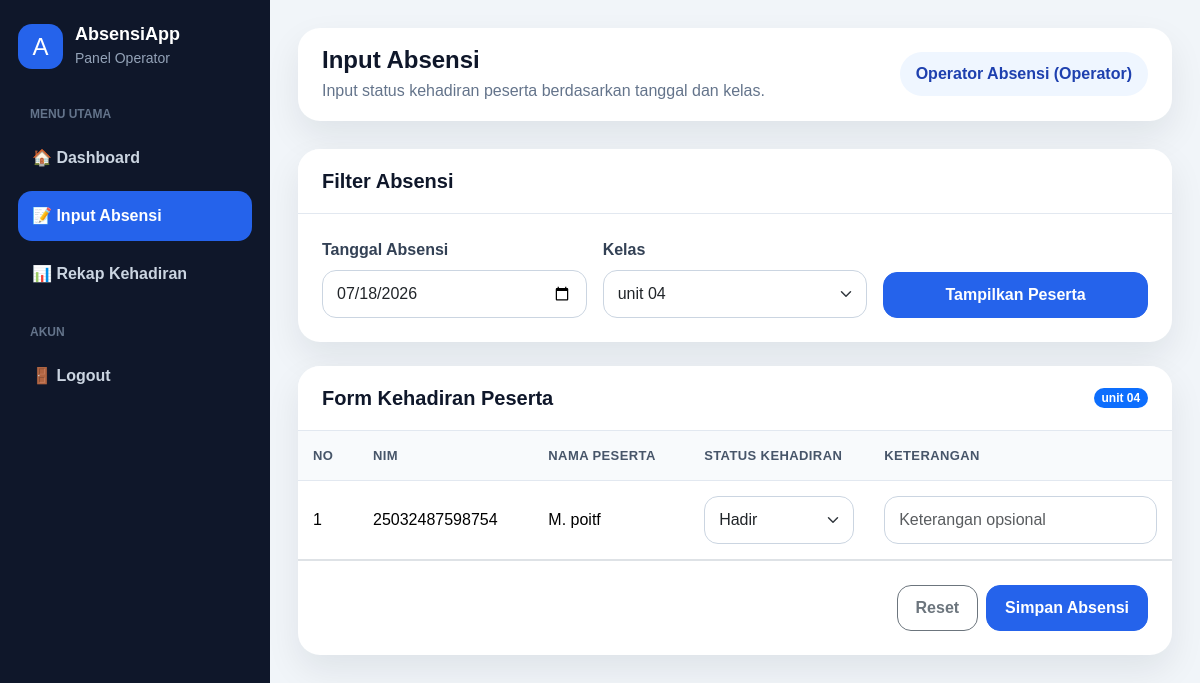
Page /absensi.php?kelas=unit 04 (signed in) on the committed database.
### tables this page shows
CREATE TABLE `peserta` (
  `id_peserta` int(11) NOT NULL,
  `nim` varchar(30) NOT NULL,
  `nama_peserta` varchar(100) NOT NULL,
  `jenis_kelamin` enum('L','P') NOT NULL,
  `kelas` varchar(50) NOT NULL,
  `prodi` varchar(100) DEFAULT NULL,
  `no_hp` varchar(20) DEFAULT NULL,
  `alamat` text DEFAULT NULL,
  `status_peserta` enum('aktif','nonaktif') DEFAULT 'aktif',
  `created_at` timestamp NOT NULL DEFAULT current_timestamp()
);

### absensi.php (the view, shortened to what this page needs)
<?php
include "koneksi.php";
$nama = $_SESSION['nama_lengkap'];
$role = $_SESSION['role'];
$halaman="absensi";
$tanggal = isset($_GET['tanggal']) ? $_GET['tanggal'] : date('Y-m-d');
$kelas = isset($_GET['kelas']) ? $_GET['kelas'] : '';
?>
<!DOCTYPE html>
<html lang="id">
<head>
    <link href="https://cdn.jsdelivr.net/npm/bootstrap@5.3.8/dist/css/bootstrap.min.css" rel="stylesheet">
    <link rel="stylesheet" href="assets/css/style.css">
</head>
<body>
<div class="app-layout">
    <aside class="sidebar">
        <div class="logo">
            <div class="logo-box">A</div>
            <div>
                <h4>AbsensiApp</h4>
                <small>
                Panel <?= ucfirst($role); ?>
                </small>
            </div>
        </div>
        <div class="menu-label">Menu Utama</div>
        <ul class="nav-menu">
        <li>
        <a href="dashboard.php" class="<?= ($halaman=='dashboard')?'active':'' ?>">🏠 Dashboard
        </a>
        </li>
        <li>
        <a href="absensi.php" class="<?= ($halaman=='absensi')?'active':'' ?>">📝 Input Absensi
        </a>
        </li>
        <li>
        <a href="rekap.php" class="<?= ($halaman=='rekap')?'active':'' ?>">📊 Rekap Kehadiran
        </a>
        </li>
        </ul>
        <div class="menu-label">Akun</div>
        <ul class="nav-menu">
            <li><a href="logout.php">🚪 Logout</a></li>
        </ul>
    </aside>
    <main class="main-content">
        <div class="topbar">
    <div>
        <h2>Input Absensi</h2>
        <p>Input status kehadiran peserta berdasarkan tanggal dan kelas.</p>
    </div>
    <div class="user-pill">
        <?= $nama; ?> (<?= ucfirst($role); ?>)
    </div>
</div>
        <div class="content-card mb-4">
            <div class="card-header">
                <h5>Filter Absensi</h5>
            </div>
            <div class="card-body">
                <form method="GET">
                    <div class="row g-3">
                        <div class="col-md-4">
                            <label class="form-label">Tanggal Absensi</label>
                            <input
                            type="date"
                            class="form-control"
                            name="tanggal"
                            value="<?= isset($_GET['tanggal']) ? $_GET['tanggal'] : date('Y-m-d'); ?>">
                        </div>
                        <div class="col-md-4">
                            <label class="form-label">Kelas</label>
                            <select class="form-select" name="kelas">
                            <?php
                            $kelasQuery = mysqli_query($conn,
                            "SELECT DISTINCT kelas FROM peserta
                            WHERE status_peserta='aktif'");
                            while($k = mysqli_fetch_assoc($kelasQuery)){
                            ?>
                            <option value="<?= $k['kelas']; ?>"
                            <?= ($kelas == $k['kelas']) ? 'selected' : ''; ?>>
                            <?= $k['kelas']; ?>
                            </option>
                            <?php } ?>
                            </select>
                        </div>
                        <div class="col-md-4 d-flex align-items-end">
                            <button type="submit" class="btn btn-primary w-100">
                                Tampilkan Peserta
                            </button>
                        </div>
                    </div>
                </form>
            </div>
        </div>
        <div class="content-card">
            <div class="card-header d-flex justify-content-between align-items-center">
                <h5>Form Kehadiran Peserta</h5>
                <span class="badge bg-primary rounded-pill">
                <?= $kelas ? $kelas : 'Belum dipilih'; ?>
                </span>
            </div>
            <div class="card-body p-0">
                <form action="absensi.php" method="post">
                    <div class="table-responsive">
                        <table class="table table-hover">
                            <thead>
                                <tr>
                                    <th width="60">No</th>
                                    <th>NIM</th>
                                    <th>Nama Peserta</th>
                                    <th width="180">Status Kehadiran</th>
                                    <th>Keterangan</th>
                                </tr>
                            </thead>
                            <tbody>
                            <?php if ($kelas == "") { ?>
                                <tr>
                                    <td colspan="5" class="text-center py-4">
                                        Silakan pilih unit terlebih dahulu.
                                    </td>
                                </tr>
                            <?php } else {
                                $no = 1;
                                $data = mysqli_query($conn, "
                                    SELECT * FROM peserta
                                    WHERE kelas='$kelas'
                                    AND status_peserta='aktif'
                                ");
                                while ($d = mysqli_fetch_assoc($data)) {
                                    $cekAbsen = mysqli_query($conn, "
                                        SELECT * FROM absensi
                                        WHERE id_peserta='".$d['id_peserta']."'
                                        AND tanggal='$tanggal'
                                    ");
                                    $absen = mysqli_fetch_assoc($cekAbsen);
                                    $statusAbsen = $absen['status_kehadiran'] ?? 'hadir';
                                    $ket = $absen['keterangan'] ?? '';
                            ?>
                                <tr>
                                    <td><?= $no++; ?></td>
                                    <td><?= $d['nim']; ?></td>
                                    <td><?= $d['nama_peserta']; ?></td>
                                    <td>
                                        <select class="form-select"
                                            name="status[<?= $d['id_peserta']; ?>]">
                                            <option value="hadir"
                                                <?= ($statusAbsen == 'hadir') ? 'selected' : ''; ?>>
                                                Hadir
                                            </option>
                                        </select>
                                    </td>
                                    <td>
                                        <input
                                            type="text"
                                            class="form-control"
                                            name="keterangan[<?= $d['id_peserta']; ?>]"
                                            value="<?= $ket; ?>"
                                            placeholder="Keterangan opsional">
                                    </td>
                                </tr>
                            <?php }
                            } ?>
                        </tbody>
                        </table>
                    </div>
                    <div class="p-4 border-top d-flex justify-content-end gap-2">
                        <button type="reset" class="btn btn-outline-secondary">
                            Reset
                        </button>
                        <?php if ($kelas != "") { ?>
                        <button type="submit" name="simpan" class="btn btn-primary">
                            Simpan Absensi
                        </button>
                        <?php } ?>
                    </div>
                </form>
            </div>
        </div>
    </main>
</div>
</body>
</html>

### assets/css/style.css (style rules this page uses)
:root { --primary: #2563eb; --primary-dark: #1e40af; --secondary: #64748b; --success: #16a34a; --warning: #f59e0b; --danger: #dc2626; --info: #0891b2; --dark: #0f172a; --light: #f8fafc; --soft-blue: #eff6ff; --border: #e2e8f0; --card-shadow: 0 15px 35px rgba(15, 23, 42, 0.08); }
* { box-sizing: border-box; }
body { font-family: Arial, Helvetica, sans-serif; background: #f1f5f9; color: #1e293b; margin: 0; }
a { text-decoration: none; }
.app-layout { display: flex; min-height: 100vh; }
.sidebar { width: 270px; background: #0f172a; color: white; padding: 24px 18px; position: fixed; min-height: 100vh; }
.sidebar .logo { display: flex; align-items: center; gap: 12px; margin-bottom: 35px; }
.logo-box { width: 45px; height: 45px; border-radius: 14px; background: #2563eb; display: flex; align-items: center; justify-content: center; font-size: 24px; }
.sidebar .logo h4 { margin: 0; font-size: 18px; font-weight: 800; }
.sidebar .logo small { color: #94a3b8; }
.menu-label { color: #64748b; font-size: 12px; text-transform: uppercase; font-weight: 700; margin: 24px 12px 10px; }
.nav-menu { list-style: none; padding: 0; margin: 0; }
.nav-menu li { margin-bottom: 8px; }
.nav-menu a { color: #cbd5e1; display: flex; align-items: center; gap: 12px; padding: 13px 14px; border-radius: 14px; font-weight: 600; transition: 0.2s ease; }
.nav-menu a:hover, .nav-menu a.active { background: #2563eb; color: white; }
.main-content { margin-left: 270px; width: calc(100% - 270px); padding: 28px; }
.topbar { background: white; border-radius: 22px; padding: 18px 24px; box-shadow: var(--card-shadow); display: flex; align-items: center; justify-content: space-between; margin-bottom: 28px; }
.topbar h2 { font-weight: 800; font-size: 24px; margin: 0; color: var(--dark); }
.topbar p { margin: 4px 0 0; color: var(--secondary); }
.user-pill { background: var(--soft-blue); color: var(--primary-dark); border-radius: 50px; padding: 10px 16px; font-weight: 700; }
.content-card { background: white; border-radius: 22px; box-shadow: var(--card-shadow); border: 0; overflow: hidden; }
.content-card .card-header { background: white; border-bottom: 1px solid var(--border); padding: 20px 24px; }
.content-card .card-header h5 { margin: 0; font-weight: 800; color: var(--dark); }
.content-card .card-body { padding: 24px; }
.form-label { font-weight: 700; color: #334155; }
.form-control, .form-select { border-radius: 14px; border-color: #cbd5e1; padding: 11px 14px; }
.btn { border-radius: 14px; font-weight: 700; padding: 10px 18px; }
.btn-primary { background: var(--primary); border-color: var(--primary); }
.table { margin-bottom: 0; }
.table thead th { background: #f8fafc; color: #475569; font-size: 13px; text-transform: uppercase; letter-spacing: 0.4px; border-bottom: 1px solid var(--border); }
.table td, .table th { vertical-align: middle; padding: 15px; }

### rows in the picture
peserta: nim "25032487598754", nama_peserta "M. poitf", id_peserta "Hadir"

### other values in the picture
$role "Operator"
$nama "Operator Absensi"
$kelas "unit 04"
form field kelas "unit 04"
